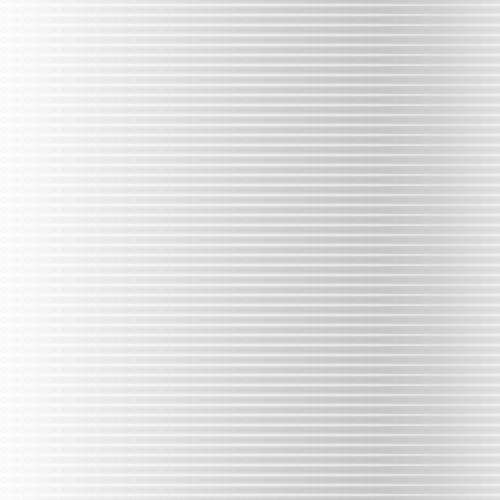
Frame 1 (no input)
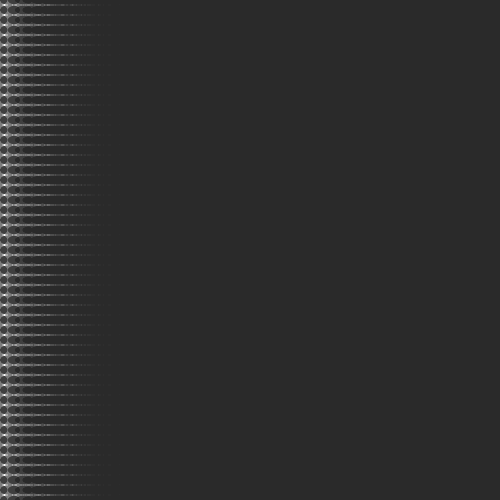
Frame 60 (the mouse pressed at the canvas centre just before this capture)
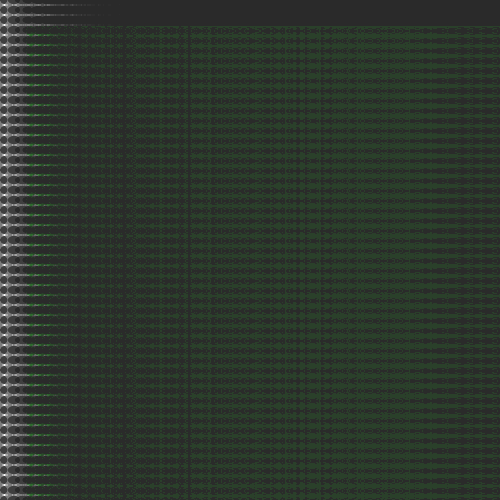
Frame 120 (the mouse held since frame 60 and released just before this capture)

The Processing sketch that drew these frames (run headless with seeded random() and noise(); from frame 60 on, the mouse is pressed at the canvas centre):

// Processing sketch: processing_105454
// ── processing_105454.pde

//for loop & function exercise
//by Xiaofeng  

int xPos = mouseX/2;
int xVel = mouseY/2;

void setup(){
  size(500,500);
  background(255);
  
}

void draw(){
  
  xPos = mouseX/2;
  xVel = mouseY/2;
  
  fill(0,xPos,5,3);
  noStroke();
  smooth(); 

//patterning  
  for (int y = -10;y <= 500; y += 10){
    for (int x = -10; x <= 500; x += 10){
      ellipse (x + xPos/3, y + xPos/3, 15 + x/2, 10);
  }
  
}  
  moveShapes();
}

//overwring patterning
void moveShapes(){
  
  if(xPos < 10 || xPos > 390){
    xVel = xVel * (-1);
  }
  xPos = xPos + xVel;
}
